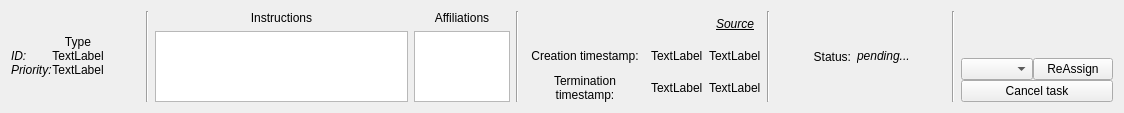
<?xml version="1.0" encoding="UTF-8"?>
<ui version="4.0">
 <class>Form</class>
 <widget class="QWidget" name="Form">
  <property name="geometry">
   <rect>
    <x>0</x>
    <y>0</y>
    <width>1124</width>
    <height>113</height>
   </rect>
  </property>
  <property name="windowTitle">
   <string>Form</string>
  </property>
  <layout class="QHBoxLayout" name="horizontalLayout">
   <item>
    <layout class="QVBoxLayout" name="verticalLayout">
     <property name="spacing">
      <number>0</number>
     </property>
     <item>
      <spacer name="verticalSpacer_3">
       <property name="orientation">
        <enum>Qt::Vertical</enum>
       </property>
       <property name="sizeHint" stdset="0">
        <size>
         <width>20</width>
         <height>40</height>
        </size>
       </property>
      </spacer>
     </item>
     <item>
      <layout class="QGridLayout" name="gridLayout">
       <item row="1" column="0">
        <widget class="QLabel" name="label_13">
         <property name="text">
          <string>&lt;html&gt;&lt;head/&gt;&lt;body&gt;&lt;p&gt;&lt;span style=&quot; font-style:italic;&quot;&gt;ID:&lt;/span&gt;&lt;/p&gt;&lt;/body&gt;&lt;/html&gt;</string>
         </property>
        </widget>
       </item>
       <item row="1" column="1">
        <widget class="QLabel" name="label_task_id">
         <property name="text">
          <string>&lt;html&gt;&lt;head/&gt;&lt;body&gt;&lt;p&gt;TextLabel&lt;/p&gt;&lt;/body&gt;&lt;/html&gt;</string>
         </property>
         <property name="alignment">
          <set>Qt::AlignCenter</set>
         </property>
        </widget>
       </item>
       <item row="2" column="0">
        <widget class="QLabel" name="label_6">
         <property name="text">
          <string>&lt;html&gt;&lt;head/&gt;&lt;body&gt;&lt;p&gt;&lt;span style=&quot; font-style:italic;&quot;&gt;Priority:&lt;/span&gt;&lt;/p&gt;&lt;/body&gt;&lt;/html&gt;</string>
         </property>
         <property name="alignment">
          <set>Qt::AlignLeading|Qt::AlignLeft|Qt::AlignVCenter</set>
         </property>
        </widget>
       </item>
       <item row="2" column="1">
        <widget class="QLabel" name="label_task_priority">
         <property name="text">
          <string>TextLabel</string>
         </property>
         <property name="alignment">
          <set>Qt::AlignCenter</set>
         </property>
        </widget>
       </item>
       <item row="0" column="0">
        <widget class="QWidget" name="widget_task_type_icon" native="true"/>
       </item>
       <item row="0" column="1">
        <widget class="QLabel" name="label_task_type">
         <property name="text">
          <string>Type</string>
         </property>
         <property name="alignment">
          <set>Qt::AlignCenter</set>
         </property>
        </widget>
       </item>
      </layout>
     </item>
     <item>
      <spacer name="verticalSpacer_2">
       <property name="orientation">
        <enum>Qt::Vertical</enum>
       </property>
       <property name="sizeHint" stdset="0">
        <size>
         <width>20</width>
         <height>40</height>
        </size>
       </property>
      </spacer>
     </item>
    </layout>
   </item>
   <item>
    <spacer name="horizontalSpacer_3">
     <property name="orientation">
      <enum>Qt::Horizontal</enum>
     </property>
     <property name="sizeHint" stdset="0">
      <size>
       <width>40</width>
       <height>20</height>
      </size>
     </property>
    </spacer>
   </item>
   <item>
    <widget class="Line" name="line_3">
     <property name="orientation">
      <enum>Qt::Vertical</enum>
     </property>
    </widget>
   </item>
   <item>
    <layout class="QVBoxLayout" name="verticalLayout_3">
     <item>
      <widget class="QLabel" name="label_3">
       <property name="text">
        <string>Instructions</string>
       </property>
       <property name="alignment">
        <set>Qt::AlignCenter</set>
       </property>
      </widget>
     </item>
     <item>
      <widget class="QListWidget" name="listWidget_tasks_instructions"/>
     </item>
    </layout>
   </item>
   <item>
    <layout class="QVBoxLayout" name="verticalLayout_2">
     <item>
      <widget class="QLabel" name="label">
       <property name="text">
        <string>Affiliations</string>
       </property>
       <property name="alignment">
        <set>Qt::AlignCenter</set>
       </property>
      </widget>
     </item>
     <item>
      <widget class="QListWidget" name="listWidget_tasks_affilitations">
       <property name="sizePolicy">
        <sizepolicy hsizetype="Expanding" vsizetype="Expanding">
         <horstretch>0</horstretch>
         <verstretch>0</verstretch>
        </sizepolicy>
       </property>
       <property name="sizeAdjustPolicy">
        <enum>QAbstractScrollArea::AdjustToContents</enum>
       </property>
       <property name="autoScrollMargin">
        <number>16</number>
       </property>
       <property name="editTriggers">
        <set>QAbstractItemView::NoEditTriggers</set>
       </property>
       <property name="dragDropMode">
        <enum>QAbstractItemView::NoDragDrop</enum>
       </property>
       <property name="defaultDropAction">
        <enum>Qt::IgnoreAction</enum>
       </property>
       <property name="movement">
        <enum>QListView::Static</enum>
       </property>
       <property name="flow">
        <enum>QListView::LeftToRight</enum>
       </property>
       <property name="isWrapping" stdset="0">
        <bool>true</bool>
       </property>
       <property name="resizeMode">
        <enum>QListView::Adjust</enum>
       </property>
       <property name="viewMode">
        <enum>QListView::IconMode</enum>
       </property>
       <property name="uniformItemSizes">
        <bool>false</bool>
       </property>
       <property name="sortingEnabled">
        <bool>true</bool>
       </property>
      </widget>
     </item>
    </layout>
   </item>
   <item>
    <widget class="Line" name="line_4">
     <property name="orientation">
      <enum>Qt::Vertical</enum>
     </property>
    </widget>
   </item>
   <item>
    <layout class="QGridLayout" name="gridLayout_2">
     <item row="1" column="1">
      <widget class="QLabel" name="label_creation_timestamp">
       <property name="text">
        <string>TextLabel</string>
       </property>
      </widget>
     </item>
     <item row="2" column="2">
      <widget class="QLabel" name="label_termination_source_id">
       <property name="text">
        <string>TextLabel</string>
       </property>
      </widget>
     </item>
     <item row="1" column="0">
      <widget class="QLabel" name="label_2">
       <property name="text">
        <string>Creation timestamp:</string>
       </property>
       <property name="alignment">
        <set>Qt::AlignCenter</set>
       </property>
       <property name="wordWrap">
        <bool>true</bool>
       </property>
      </widget>
     </item>
     <item row="1" column="2">
      <widget class="QLabel" name="label_creation_source_id">
       <property name="text">
        <string>TextLabel</string>
       </property>
      </widget>
     </item>
     <item row="2" column="1">
      <widget class="QLabel" name="label_termination_timestamp">
       <property name="text">
        <string>TextLabel</string>
       </property>
      </widget>
     </item>
     <item row="0" column="2">
      <widget class="QLabel" name="label_8">
       <property name="text">
        <string>&lt;html&gt;&lt;head/&gt;&lt;body&gt;&lt;p&gt;&lt;span style=&quot; font-style:italic; text-decoration: underline;&quot;&gt;Source&lt;/span&gt;&lt;/p&gt;&lt;/body&gt;&lt;/html&gt;</string>
       </property>
       <property name="alignment">
        <set>Qt::AlignCenter</set>
       </property>
      </widget>
     </item>
     <item row="2" column="0">
      <widget class="QLabel" name="label_4">
       <property name="text">
        <string>Termination timestamp:</string>
       </property>
       <property name="alignment">
        <set>Qt::AlignCenter</set>
       </property>
       <property name="wordWrap">
        <bool>true</bool>
       </property>
      </widget>
     </item>
    </layout>
   </item>
   <item>
    <widget class="Line" name="line">
     <property name="orientation">
      <enum>Qt::Vertical</enum>
     </property>
    </widget>
   </item>
   <item>
    <spacer name="horizontalSpacer_2">
     <property name="orientation">
      <enum>Qt::Horizontal</enum>
     </property>
     <property name="sizeHint" stdset="0">
      <size>
       <width>40</width>
       <height>20</height>
      </size>
     </property>
    </spacer>
   </item>
   <item>
    <layout class="QHBoxLayout" name="horizontalLayout_5">
     <item>
      <widget class="QLabel" name="label_5">
       <property name="text">
        <string>Status:</string>
       </property>
       <property name="alignment">
        <set>Qt::AlignRight|Qt::AlignTrailing|Qt::AlignVCenter</set>
       </property>
      </widget>
     </item>
     <item>
      <widget class="QLabel" name="label_task_status">
       <property name="text">
        <string>&lt;html&gt;&lt;head/&gt;&lt;body&gt;&lt;p&gt;&lt;span style=&quot; font-style:italic;&quot;&gt;pending...&lt;/span&gt;&lt;/p&gt;&lt;/body&gt;&lt;/html&gt;</string>
       </property>
      </widget>
     </item>
    </layout>
   </item>
   <item>
    <spacer name="horizontalSpacer">
     <property name="orientation">
      <enum>Qt::Horizontal</enum>
     </property>
     <property name="sizeHint" stdset="0">
      <size>
       <width>40</width>
       <height>20</height>
      </size>
     </property>
    </spacer>
   </item>
   <item>
    <widget class="Line" name="line_2">
     <property name="orientation">
      <enum>Qt::Vertical</enum>
     </property>
    </widget>
   </item>
   <item>
    <layout class="QFormLayout" name="formLayout_2">
     <property name="horizontalSpacing">
      <number>0</number>
     </property>
     <property name="verticalSpacing">
      <number>0</number>
     </property>
     <item row="1" column="1">
      <widget class="QPushButton" name="pushButton_reassign">
       <property name="text">
        <string>ReAssign</string>
       </property>
      </widget>
     </item>
     <item row="1" column="0">
      <widget class="QComboBox" name="comboBox_reassign_agent_selection"/>
     </item>
     <item row="2" column="0" colspan="2">
      <widget class="QPushButton" name="pushButton_cancel_task">
       <property name="text">
        <string>Cancel task</string>
       </property>
      </widget>
     </item>
     <item row="0" column="0" colspan="2">
      <spacer name="verticalSpacer">
       <property name="orientation">
        <enum>Qt::Vertical</enum>
       </property>
       <property name="sizeHint" stdset="0">
        <size>
         <width>20</width>
         <height>40</height>
        </size>
       </property>
      </spacer>
     </item>
    </layout>
   </item>
  </layout>
 </widget>
 <resources/>
 <connections/>
</ui>
